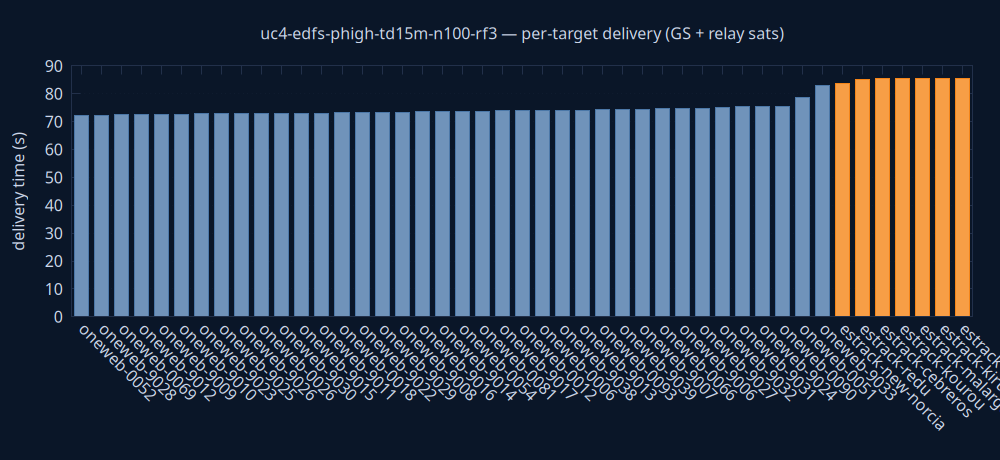

Reproduce this figure in gnuplot.
set terminal pngcairo size 1000,460 background rgb '#0a1628'
set output 'delivery.png'
set style fill solid 0.8
set boxwidth 0.7 relative
set border lc rgb '#22304a'
set grid ytics lc rgb '#22304a'
set yrange [0:*]
set ylabel 'delivery time (s)' textcolor rgb '#cdd7ea'
set xtics rotate by -45 textcolor rgb '#cdd7ea'
set ytics textcolor rgb '#cdd7ea'
set title 'uc4-edfs-phigh-td15m-n100-rf3 — per-target delivery (GS + relay sats)' textcolor rgb '#cdd7ea'
plot 'delivery.dat' using 0:2:3:xtic(1) with boxes lc rgb variable notitle
